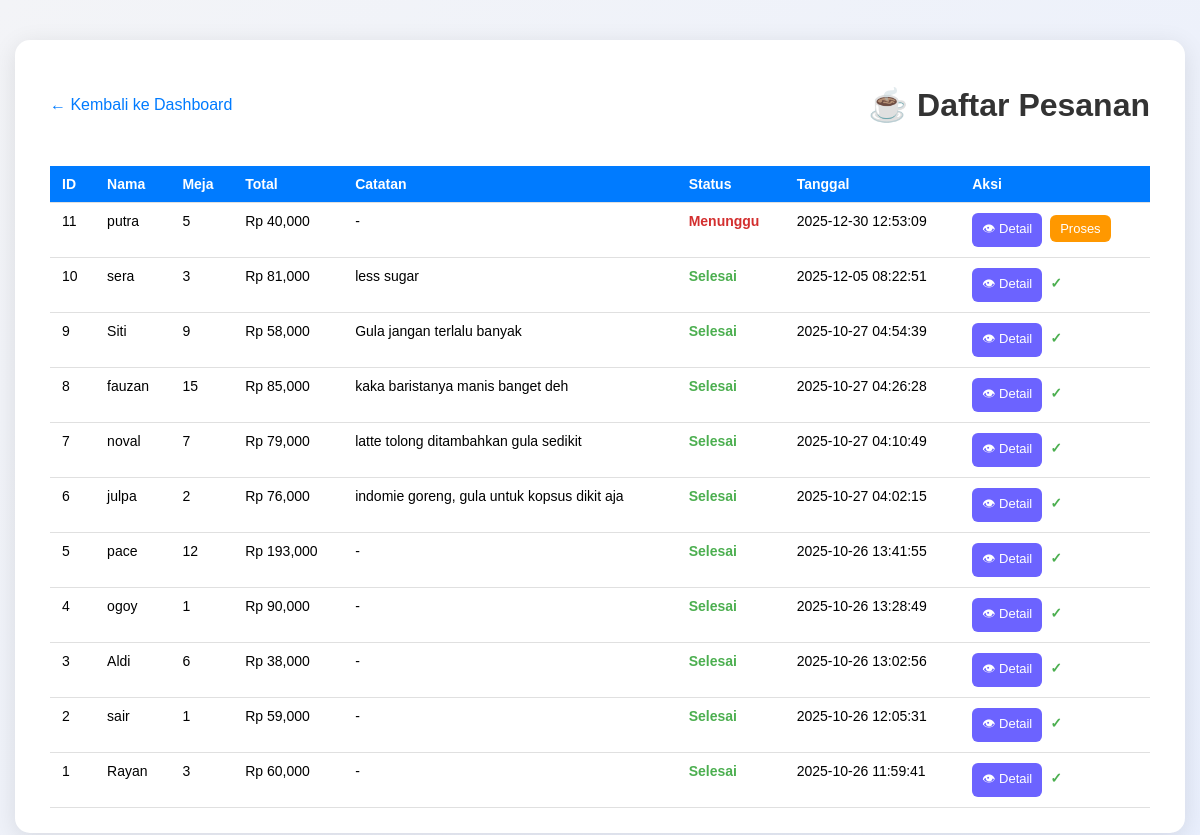
Page /admin/pesanan.php (signed in) on the committed database.
### tables this page shows
CREATE TABLE `pesanan` (
  `id_pesanan` int(11) NOT NULL,
  `nama_pelanggan` varchar(100) DEFAULT NULL,
  `meja` varchar(10) DEFAULT NULL,
  `total_harga` int(11) DEFAULT NULL,
  `status` enum('Menunggu','Diproses','Selesai') DEFAULT 'Menunggu',
  `tanggal` timestamp NOT NULL DEFAULT current_timestamp(),
  `catatan` text DEFAULT NULL
);

### admin/pesanan.php (the view, shortened to what this page needs)
<?php
include '../config/koneksi.php';
$query = "
    SELECT
        p.*,
        GROUP_CONCAT(m.nama_menu SEPARATOR ', ') AS menu,
        GROUP_CONCAT(dp.jumlah SEPARATOR ', ') AS jumlah,
        GROUP_CONCAT(CONCAT('Rp ', FORMAT(m.harga,0)) SEPARATOR ', ') AS harga
    FROM pesanan p
    JOIN detail_pesanan dp ON p.id_pesanan = dp.id_pesanan
    JOIN menu m ON dp.id_menu = m.id_menu
    GROUP BY p.id_pesanan
    ORDER BY p.tanggal DESC
";
$pesanan = mysqli_query($koneksi, $query);
?>
<!DOCTYPE html>
<html lang="id">
<head>
  <link rel="stylesheet" href="../assets/css/pesanan.css">
</head>
<body>
  <div class="container">
    <div class="header">
      <a href="dashboard.php" class="back-link">← Kembali ke Dashboard</a>
      <h1>☕ Daftar Pesanan</h1>
    </div>
    <div class="table-wrapper">
      <table>
        <thead>
          <tr>
            <th>ID</th>
            <th>Nama</th>
            <th>Meja</th>
            <th>Total</th>
            <th>Catatan</th>
            <th>Status</th>
            <th>Tanggal</th>
            <th>Aksi</th>
          </tr>
        </thead>
        <tbody>
          <?php while($p = mysqli_fetch_assoc($pesanan)): ?>
          <tr>
            <td><?= $p['id_pesanan'] ?></td>
            <td><?= htmlspecialchars($p['nama_pelanggan']) ?></td>
            <td><?= htmlspecialchars($p['meja']) ?></td>
            <td>Rp <?= number_format($p['total_harga']) ?></td>
            <td><?= nl2br(htmlspecialchars($p['catatan'] ?: '-')) ?></td>
            <td class="status <?= strtolower($p['status']) ?>">
              <?= htmlspecialchars($p['status']) ?>
            </td>
            <td><?= $p['tanggal'] ?></td>
            <td>
              <button class="btn-detail" onclick="showDetail('<?= htmlspecialchars($p['menu'], ENT_QUOTES) ?>','<?= htmlspecialchars($p['jumlah'], ENT_QUOTES) ?>','<?= htmlspecialchars($p['harga'], ENT_QUOTES) ?>')">👁 Detail</button>
              <?php if ($p['status']=='Menunggu'): ?>
                <a href="?aksi=proses&id=<?= $p['id_pesanan'] ?>" class="btn-proses">Proses</a>
              <?php elseif ($p['status']=='Diproses'): ?>
                <a href="?aksi=selesai&id=<?= $p['id_pesanan'] ?>" class="btn-selesai">Selesai</a>
              <?php else: ?>
                <span class="done">✓</span>
              <?php endif; ?>
            </td>
          </tr>
          <?php endwhile; ?>
        </tbody>
      </table>
    </div>
  </div>
</body>
</html>

### assets/css/pesanan.css (style rules this page uses)
body { font-family: 'Poppins', sans-serif; background: linear-gradient(135deg, #f3f4f7, #e9effd); margin: 0; padding: 40px 0; display: flex; justify-content: center; }
.container { background: #fff; border-radius: 15px; box-shadow: 0 5px 25px rgba(0,0,0,0.1); width: 95%; max-width: 1100px; padding: 25px 35px; }
.header { display: flex; justify-content: space-between; align-items: center; }
h1 { color: #333; font-weight: 600; }
.back-link { color: #007bff; text-decoration: none; font-weight: 500; }
.table-wrapper { overflow-x: auto; margin-top: 20px; }
table { width: 100%; border-collapse: collapse; font-size: 14px; text-align: left; }
thead { background: #007bff; color: #fff; }
th, td { padding: 10px 12px; border-bottom: 1px solid #e0e0e0; vertical-align: top; }
.status.menunggu { color: #d32f2f; font-weight: bold; }
.status.selesai { color: #4caf50; font-weight: bold; }
.btn-detail, .btn-proses, .btn-selesai { border: none; padding: 6px 10px; border-radius: 6px; color: white; cursor: pointer; font-size: 13px; margin-right: 4px; text-decoration: none; }
.btn-detail { background: #6c63ff; }
.btn-proses { background: #ff9800; }
.done { color: #4caf50; font-weight: bold; }

### rows in the picture
pesanan: id_pesanan "11", nama_pelanggan "putra", meja "5", total_harga "40,000", catatan "-", status "Menunggu", tanggal "2025-12-30 12:53:09"
pesanan: id_pesanan "10", nama_pelanggan "sera", meja "3", total_harga "81,000", catatan "less sugar", status "Selesai", tanggal "2025-12-05 08:22:51"
pesanan: id_pesanan "9", nama_pelanggan "Siti", meja "9", total_harga "58,000", catatan "Gula jangan terlalu banyak", status "Selesai", tanggal "2025-10-27 04:54:39"
pesanan: id_pesanan "8", nama_pelanggan "fauzan", meja "15", total_harga "85,000", catatan "kaka baristanya manis banget deh", status "Selesai", tanggal "2025-10-27 04:26:28"
pesanan: id_pesanan "7", nama_pelanggan "noval", meja "7", total_harga "79,000", catatan "latte tolong ditambahkan gula sedikit", status "Selesai", tanggal "2025-10-27 04:10:49"
pesanan: id_pesanan "6", nama_pelanggan "julpa", meja "2", total_harga "76,000", catatan "indomie goreng, gula untuk kopsus dikit aja", status "Selesai", tanggal "2025-10-27 04:02:15"
pesanan: id_pesanan "5", nama_pelanggan "pace", meja "12", total_harga "193,000", catatan "-", status "Selesai", tanggal "2025-10-26 13:41:55"
pesanan: id_pesanan "4", nama_pelanggan "ogoy", meja "1", total_harga "90,000", catatan "-", status "Selesai", tanggal "2025-10-26 13:28:49"
pesanan: id_pesanan "3", nama_pelanggan "Aldi", meja "6", total_harga "38,000", catatan "-", status "Selesai", tanggal "2025-10-26 13:02:56"
pesanan: id_pesanan "2", nama_pelanggan "sair", meja "1", total_harga "59,000", catatan "-", status "Selesai", tanggal "2025-10-26 12:05:31"
pesanan: id_pesanan "1", nama_pelanggan "Rayan", meja "3", total_harga "60,000", catatan "-", status "Selesai", tanggal "2025-10-26 11:59:41"
